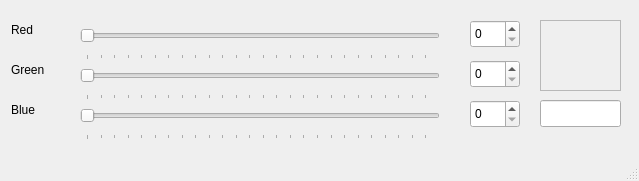
<?xml version="1.0" encoding="UTF-8"?>
<ui version="4.0">
 <class>MainWindow</class>
 <widget class="QMainWindow" name="MainWindow">
  <property name="geometry">
   <rect>
    <x>0</x>
    <y>0</y>
    <width>639</width>
    <height>181</height>
   </rect>
  </property>
  <property name="sizePolicy">
   <sizepolicy hsizetype="Expanding" vsizetype="Expanding">
    <horstretch>0</horstretch>
    <verstretch>0</verstretch>
   </sizepolicy>
  </property>
  <property name="minimumSize">
   <size>
    <width>639</width>
    <height>181</height>
   </size>
  </property>
  <property name="maximumSize">
   <size>
    <width>639</width>
    <height>181</height>
   </size>
  </property>
  <property name="windowTitle">
   <string>RGB Picker Demo</string>
  </property>
  <widget class="QWidget" name="centralwidget">
   <widget class="QSlider" name="sliderRedValue">
    <property name="geometry">
     <rect>
      <x>80</x>
      <y>20</y>
      <width>360</width>
      <height>40</height>
     </rect>
    </property>
    <property name="maximum">
     <number>255</number>
    </property>
    <property name="orientation">
     <enum>Qt::Horizontal</enum>
    </property>
    <property name="tickPosition">
     <enum>QSlider::TicksBelow</enum>
    </property>
   </widget>
   <widget class="QSlider" name="sliderGreenValue">
    <property name="geometry">
     <rect>
      <x>80</x>
      <y>60</y>
      <width>360</width>
      <height>40</height>
     </rect>
    </property>
    <property name="maximum">
     <number>255</number>
    </property>
    <property name="orientation">
     <enum>Qt::Horizontal</enum>
    </property>
    <property name="tickPosition">
     <enum>QSlider::TicksBelow</enum>
    </property>
   </widget>
   <widget class="QSlider" name="sliderBlueValue">
    <property name="geometry">
     <rect>
      <x>80</x>
      <y>100</y>
      <width>360</width>
      <height>40</height>
     </rect>
    </property>
    <property name="maximum">
     <number>255</number>
    </property>
    <property name="orientation">
     <enum>Qt::Horizontal</enum>
    </property>
    <property name="tickPosition">
     <enum>QSlider::TicksBelow</enum>
    </property>
   </widget>
   <widget class="QLabel" name="label">
    <property name="geometry">
     <rect>
      <x>11</x>
      <y>10</y>
      <width>27</width>
      <height>40</height>
     </rect>
    </property>
    <property name="text">
     <string>Red</string>
    </property>
   </widget>
   <widget class="QLabel" name="label_2">
    <property name="geometry">
     <rect>
      <x>11</x>
      <y>50</y>
      <width>41</width>
      <height>40</height>
     </rect>
    </property>
    <property name="text">
     <string>Green</string>
    </property>
   </widget>
   <widget class="QLabel" name="label_3">
    <property name="geometry">
     <rect>
      <x>11</x>
      <y>90</y>
      <width>31</width>
      <height>40</height>
     </rect>
    </property>
    <property name="text">
     <string>Blue</string>
    </property>
   </widget>
   <widget class="QSpinBox" name="spinRedValue">
    <property name="geometry">
     <rect>
      <x>470</x>
      <y>20</y>
      <width>50</width>
      <height>28</height>
     </rect>
    </property>
    <property name="maximum">
     <number>255</number>
    </property>
   </widget>
   <widget class="QSpinBox" name="spinGreenValue">
    <property name="geometry">
     <rect>
      <x>470</x>
      <y>60</y>
      <width>50</width>
      <height>28</height>
     </rect>
    </property>
    <property name="maximum">
     <number>255</number>
    </property>
   </widget>
   <widget class="QSpinBox" name="spinBlueValue">
    <property name="geometry">
     <rect>
      <x>470</x>
      <y>100</y>
      <width>50</width>
      <height>28</height>
     </rect>
    </property>
    <property name="maximum">
     <number>255</number>
    </property>
   </widget>
   <widget class="QFrame" name="frameColorPreview">
    <property name="geometry">
     <rect>
      <x>540</x>
      <y>20</y>
      <width>81</width>
      <height>71</height>
     </rect>
    </property>
    <property name="frameShape">
     <enum>QFrame::StyledPanel</enum>
    </property>
    <property name="frameShadow">
     <enum>QFrame::Raised</enum>
    </property>
   </widget>
   <widget class="QLineEdit" name="textHtmlColor">
    <property name="geometry">
     <rect>
      <x>540</x>
      <y>100</y>
      <width>81</width>
      <height>27</height>
     </rect>
    </property>
    <property name="alignment">
     <set>Qt::AlignCenter</set>
    </property>
    <property name="readOnly">
     <bool>true</bool>
    </property>
   </widget>
  </widget>
  <widget class="QMenuBar" name="menubar">
   <property name="geometry">
    <rect>
     <x>0</x>
     <y>0</y>
     <width>639</width>
     <height>24</height>
    </rect>
   </property>
  </widget>
  <widget class="QStatusBar" name="statusbar"/>
 </widget>
 <resources/>
 <connections>
  <connection>
   <sender>sliderRedValue</sender>
   <signal>valueChanged(int)</signal>
   <receiver>spinRedValue</receiver>
   <slot>setValue(int)</slot>
   <hints>
    <hint type="sourcelabel">
     <x>216</x>
     <y>62</y>
    </hint>
    <hint type="destinationlabel">
     <x>484</x>
     <y>63</y>
    </hint>
   </hints>
  </connection>
  <connection>
   <sender>sliderGreenValue</sender>
   <signal>valueChanged(int)</signal>
   <receiver>spinGreenValue</receiver>
   <slot>setValue(int)</slot>
   <hints>
    <hint type="sourcelabel">
     <x>373</x>
     <y>96</y>
    </hint>
    <hint type="destinationlabel">
     <x>499</x>
     <y>107</y>
    </hint>
   </hints>
  </connection>
  <connection>
   <sender>sliderBlueValue</sender>
   <signal>valueChanged(int)</signal>
   <receiver>spinBlueValue</receiver>
   <slot>setValue(int)</slot>
   <hints>
    <hint type="sourcelabel">
     <x>231</x>
     <y>138</y>
    </hint>
    <hint type="destinationlabel">
     <x>489</x>
     <y>142</y>
    </hint>
   </hints>
  </connection>
 </connections>
</ui>
